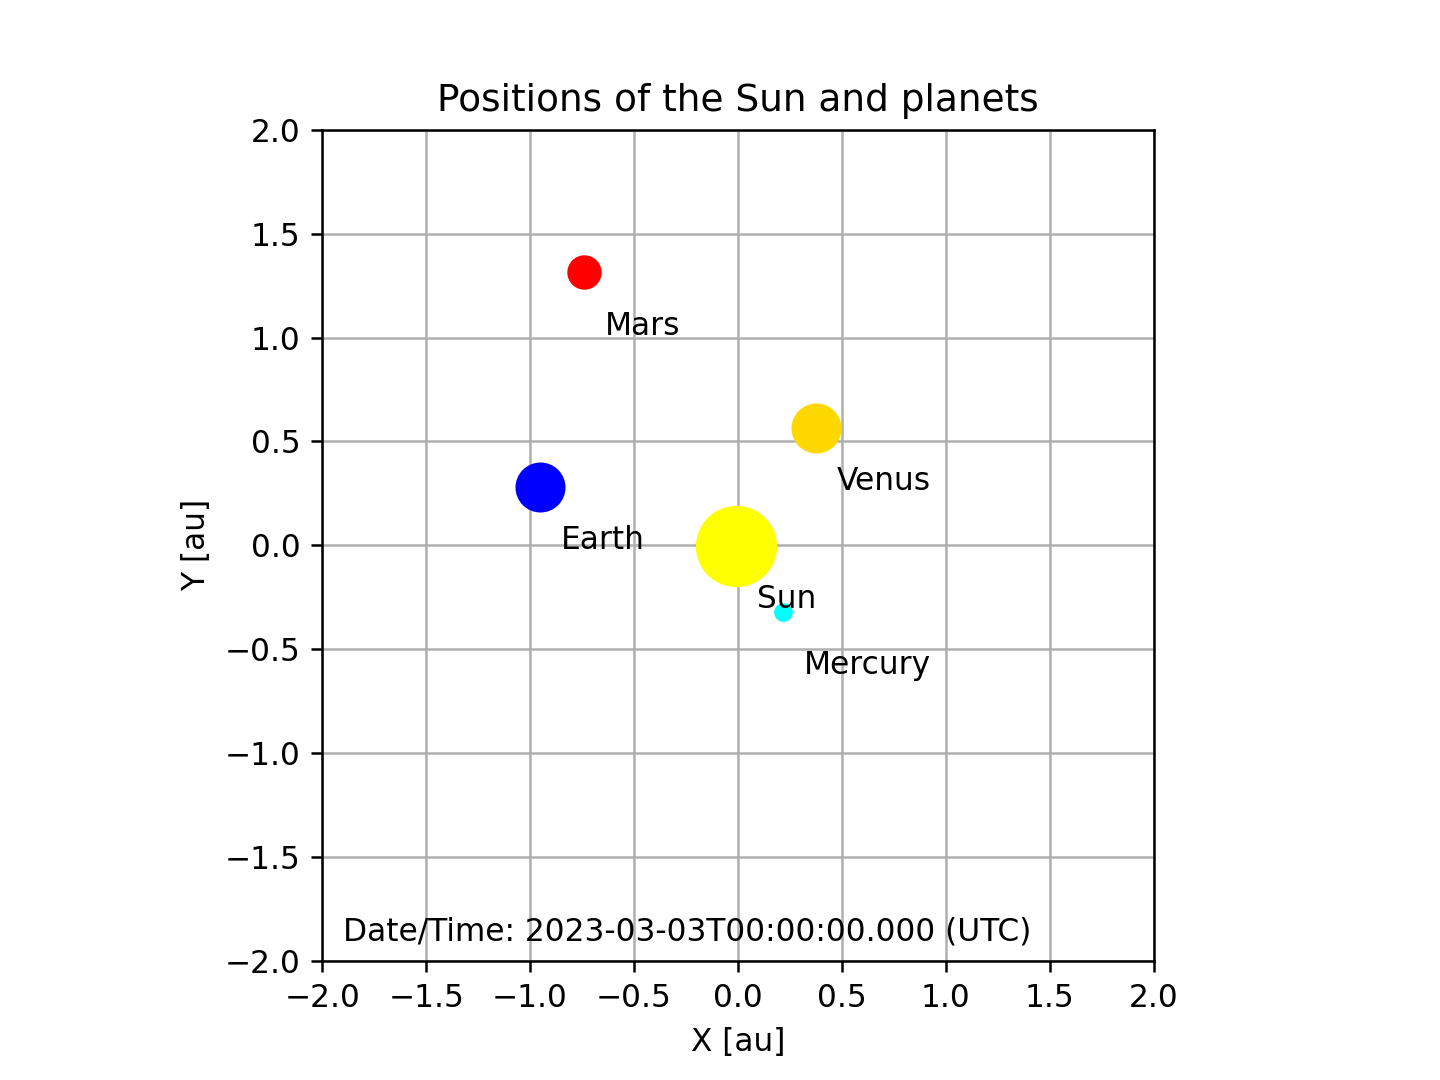

Write the Python code that produced this figure.
#!/usr/pkg/bin/python3.9

#
# Time-stamp: <2023/03/02 15:44:09 (CST) daisuke>
#

# importing sys module
import sys

# importing astropy module
import astropy
import astropy.coordinates
import astropy.time
import astropy.units

# importing matplotlib module
import matplotlib.backends.backend_agg
import matplotlib.figure

# output file name
file_output = 'advobs202302_s03_09_04.png'

# units
u_au = astropy.units.au

# setting for solar system ephemeris
astropy.coordinates.solar_system_ephemeris.set ('jpl')

# date/time
t_str = f'2023-03-03T00:00:00'
    
# Astropy's time object
t = astropy.time.Time (t_str, format='isot', scale='utc')

# getting positions of Sun, Earth, and Moon
sun     = astropy.coordinates.get_body_barycentric ('sun', t)
mercury = astropy.coordinates.get_body_barycentric ('mercury', t)
venus   = astropy.coordinates.get_body_barycentric ('venus', t)
earth   = astropy.coordinates.get_body_barycentric ('earth', t)
mars    = astropy.coordinates.get_body_barycentric ('mars', t)

# printing positions of the Sun and planets
print (f'Positions of the Sun and the planets at t = {t}')
print (f'  Sun:')
print (f'    X = {sun.x:+15.3f} = {sun.x.to (u_au).value:+8.5f} au')
print (f'    Y = {sun.y:+15.3f} = {sun.y.to (u_au).value:+8.5f} au')
print (f'    Z = {sun.z:+15.3f} = {sun.z.to (u_au).value:+8.5f} au')
print (f'  Mercury:')
print (f'    X = {mercury.x:+15.3f} = {mercury.x.to (u_au).value:+8.5f} au')
print (f'    Y = {mercury.y:+15.3f} = {mercury.y.to (u_au).value:+8.5f} au')
print (f'    Z = {mercury.z:+15.3f} = {mercury.z.to (u_au).value:+8.5f} au')
print (f'  Venus:')
print (f'    X = {venus.x:+15.3f} = {venus.x.to (u_au).value:+8.5f} au')
print (f'    Y = {venus.y:+15.3f} = {venus.y.to (u_au).value:+8.5f} au')
print (f'    Z = {venus.z:+15.3f} = {venus.z.to (u_au).value:+8.5f} au')
print (f'  Earth:')
print (f'    X = {earth.x:+15.3f} = {earth.x.to (u_au).value:+8.5f} au')
print (f'    Y = {earth.y:+15.3f} = {earth.y.to (u_au).value:+8.5f} au')
print (f'    Z = {earth.z:+15.3f} = {earth.z.to (u_au).value:+8.5f} au')
print (f'  Mars:')
print (f'    X = {mars.x:+15.3f} = {mars.x.to (u_au).value:+8.5f} au')
print (f'    Y = {mars.y:+15.3f} = {mars.y.to (u_au).value:+8.5f} au')
print (f'    Z = {mars.z:+15.3f} = {mars.z.to (u_au).value:+8.5f} au')

# making a fig object using object-oriented interface
fig = matplotlib.figure.Figure ()

# making a canvas object
canvas = matplotlib.backends.backend_agg.FigureCanvasAgg (fig)

# making an axes object
ax = fig.add_subplot (111)

# settings for plot
ax.set_aspect ('equal')
ax.set_xlim (-2.0, +2.0)
ax.set_ylim (-2.0, +2.0)
ax.set_xlabel ("X [au]")
ax.set_ylabel ("Y [au]")
ax.set_title ("Positions of the Sun and planets")

# plotting the Sun
ax.plot (sun.x.to (u_au).value, sun.y.to (u_au).value, \
         marker='o', markersize=25, color='yellow', label='Sun')
ax.text (sun.x.to (u_au).value + 0.1, sun.y.to (u_au).value - 0.3, \
         f'Sun')

# plotting Mercury
ax.plot (mercury.x.to (u_au).value, mercury.y.to (u_au).value, \
         marker='o', markersize=5, color='cyan', label='Mercury')
ax.text (mercury.x.to (u_au).value + 0.1, mercury.y.to (u_au).value - 0.3, \
         f'Mercury')

# plotting Venus
ax.plot (venus.x.to (u_au).value, venus.y.to (u_au).value, \
         marker='o', markersize=15, color='gold', label='Venus')
ax.text (venus.x.to (u_au).value + 0.1, venus.y.to (u_au).value - 0.3, \
         f'Venus')

# plotting Earth
ax.plot (earth.x.to (u_au).value, earth.y.to (u_au).value, \
         marker='o', markersize=15, color='blue', label='Earth')
ax.text (earth.x.to (u_au).value + 0.1, earth.y.to (u_au).value - 0.3, \
         f'Earth')

# plotting Mars
ax.plot (mars.x.to (u_au).value, mars.y.to (u_au).value, \
         marker='o', markersize=10, color='red', label='Mars')
ax.text (mars.x.to (u_au).value + 0.1, mars.y.to (u_au).value - 0.3, \
         f'Mars')

# plotting the time
ax.text (-1.9, -1.9, f'Date/Time: {t} (UTC)')

# grid
ax.grid ()

# saving plot
fig.savefig (file_output, dpi=225)
